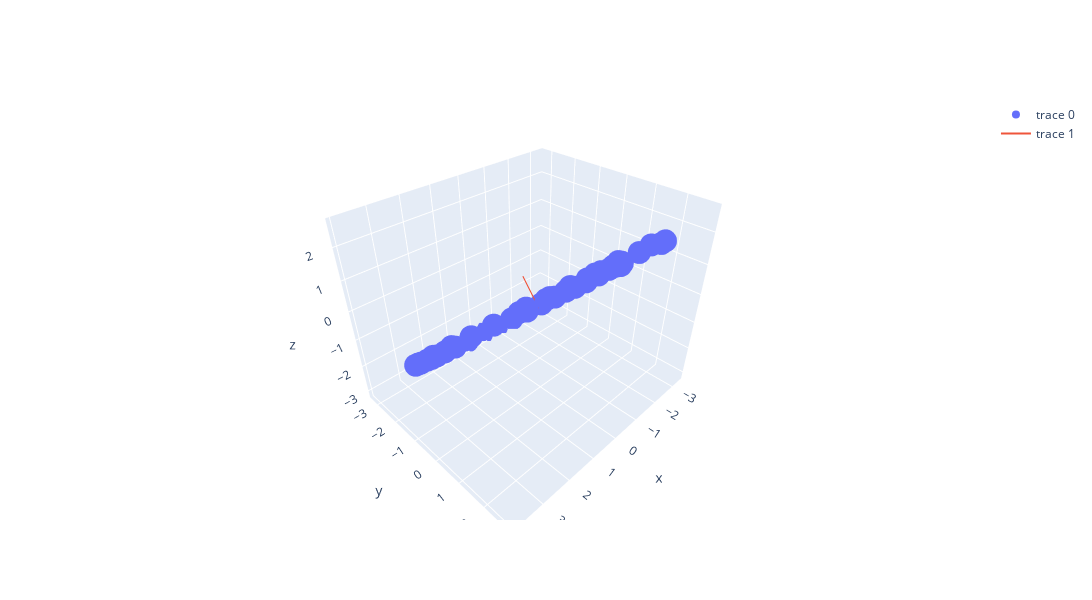

Notebook cell for this chart:
### Code cell
# Plot positions and Z vector
fig = go.Figure(data=[go.Scatter3d(x=positions[:, 0], y=positions[:, 1], z=positions[:, 2], mode='markers')])
fig.add_trace(go.Scatter3d(x=[mean[0], mean[0] + Z[0]], y=[mean[1], mean[1] + Z[1]], z=[mean[2], mean[2] + Z[2]], mode='lines'))
fig.update_layout(height=600, width=1200, scene=dict(aspectmode='data'))
fig.show()
